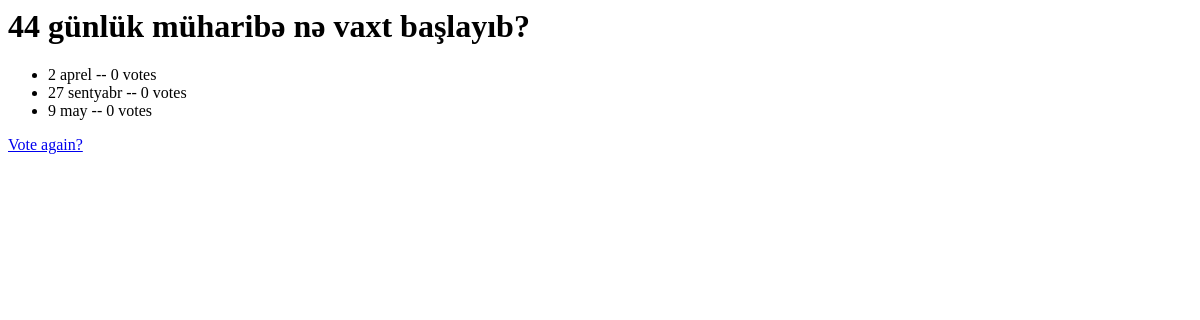
Before: /1/results/ with the older database file.
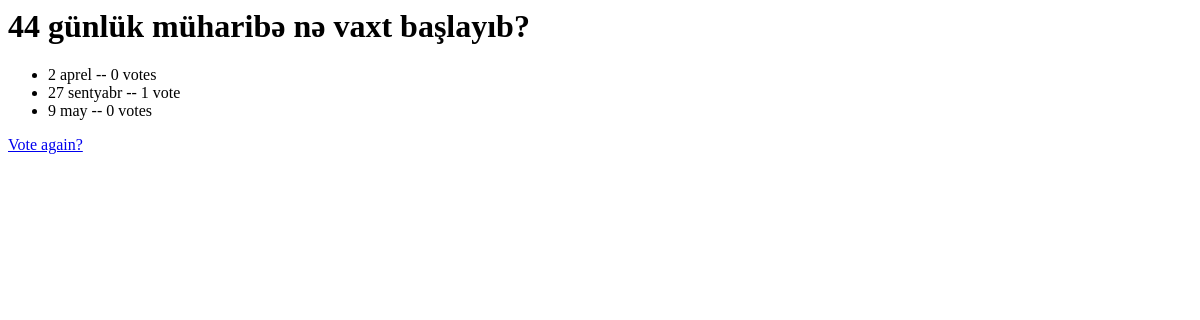
After: the same page with the newer database file.
### polls/models.py (models this page shows, shortened)
class Question(models.Model):
    def was_published_recently(self):
        return self.pub_date >= timezone.now() - datetime.timedelta(days=1)

class Choice(models.Model):
    question = models.ForeignKey(Question, on_delete=models.CASCADE)
    choice_text = models.CharField(max_length=200)
    votes = models.IntegerField(default=0)

### polls/views.py (the view)
# urls.py: path('<int:question_id>/results/', views.results, name='results'),
def results(request, question_id):
    question = get_object_or_404(Question, pk=question_id)
    return render(request, "polls/results.html", {"question": question})

### polls/templates/polls/results.html
<h1>{{ question.question_text }}</h1>
<ul>
{% for choice in question.choice_set.all %}
    <li>{{ choice.choice_text }} -- {{ choice.votes }} vote{{ choice.votes|pluralize }}</li>
{% endfor %}
</ul>
<a href="{% url 'polls:detail' question.id %}">Vote again?</a>

Changed rows visible on the page:
changed Choice "27 sentyabr": votes "0" → "1"
